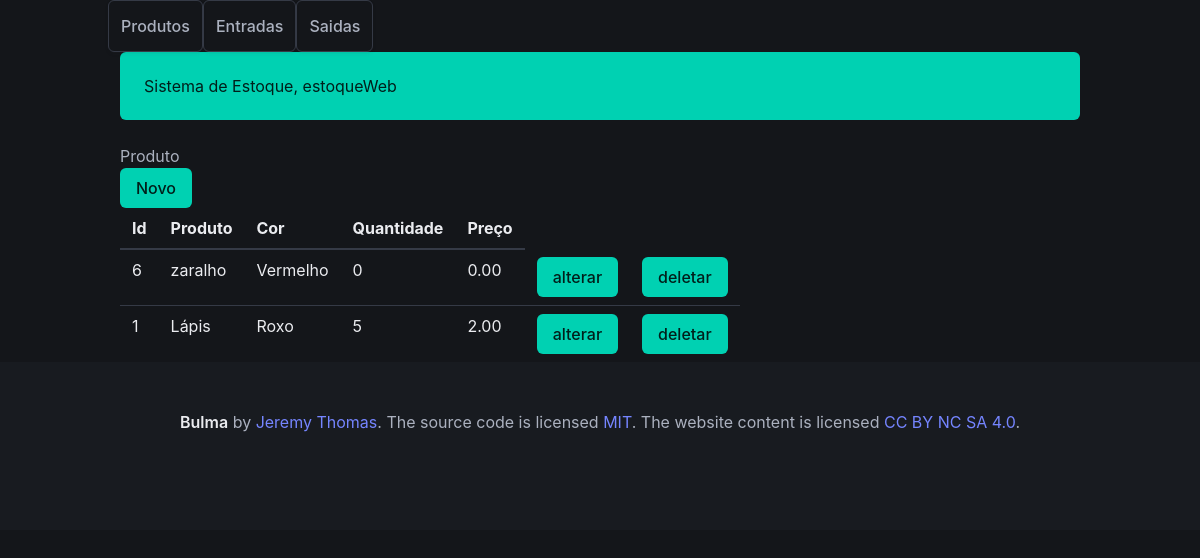
The page /produto/list_produto/ on the database as committed earlier.
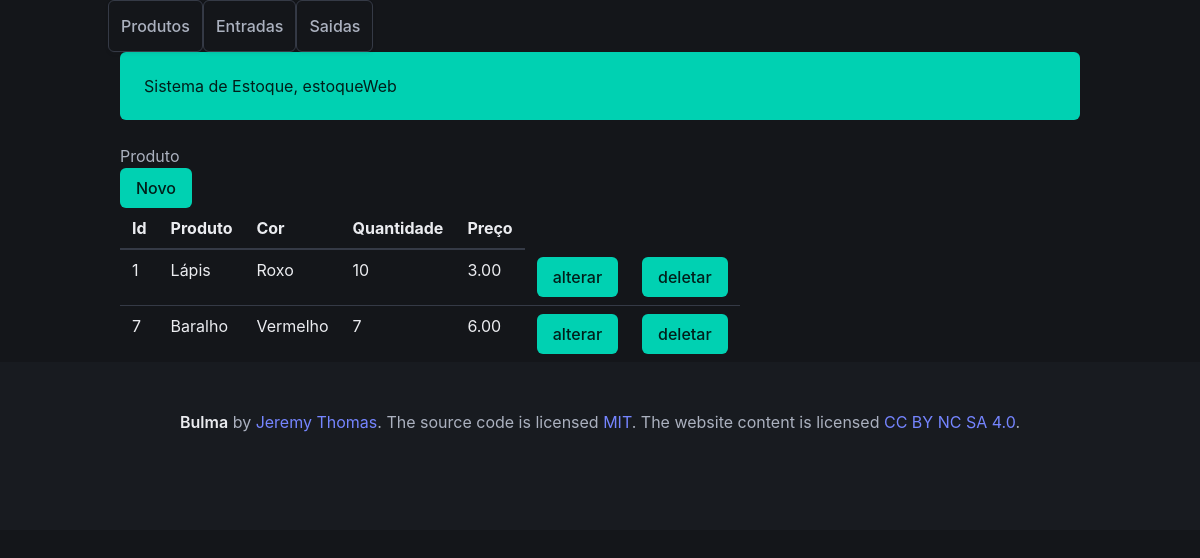
The same page on the database as committed later.
### produto/models.py (models this page shows, shortened)
class Produtos(models.Model):
    produto = models.CharField('Produto', max_length=200)
    cor = models.ForeignKey(Cores, on_delete=models.PROTECT, verbose_name='Cor')
    descricao = models.TextField('Descrição', blank=True)
    preco = models.DecimalField('Preço', decimal_places=2, max_digits=8, default=0)
    quantidade = models.IntegerField('Quantidade', default=0)
    criado = models.DateTimeField('Criado em', auto_now_add=True)
    modificado = models.DateTimeField('Modificado em', auto_now=True)
    class Meta:
        verbose_name = 'Produto'
        verbose_name_plural = 'Produtos'
        ordering = ['-produto']

class Cores(models.Model):
    cor = models.CharField('Cor', max_length=200)
    def __str__(self):
        return self.cor
    class Meta:
        verbose_name = 'Cor'
        verbose_name_plural = 'Cores'

### produto/views.py (the view)
# urls.py: path('list_produto/', list_produto, name='list_produto'),
def list_produto(request):
    produtos = Produtos.objects.all()
    template_name = 'list_produto.html'
    context = {
        'produtos': produtos,
    }
    return render(request, template_name, context)

### produto/templates/list_produto.html
{% extends 'base.html' %}
{% block product %}
    <p>Produto</p>
    <a class="button is-primary" href="{% url 'produto:new_produto' %}">Novo</a>
        <table class="table">
            <thead>
                <tr>
                    <th>Id</th>
                    <th>Produto</th>
                    <th>Cor</th>
                    <th>Quantidade</th>
                    <th>Preço</th>
                </tr>
            </thead>
            <tbody>
                {% for produto in produtos %}
                <tr>
                    <td>{{ produto.id }}</td>
                    <td>{{ produto.produto }}</td>
                    <td>{{ produto.cor }}</td>
                    <td>{{ produto.quantidade }}</td>
                    <td>{{ produto.preco }}</td>
                    <td><a class="button is-primary" href="{% url 'produto:update_produto' produto.id %}">alterar</a></td>
                    <td><a class="button is-primary" href="{% url 'produto:delete_produto' produto.id %}">deletar</a></td>
                </tr>
                {% endfor %}
            </tbody>
        </table>
{% endblock %}

### core/templates/base.html (shortened to what this page needs)
<!DOCTYPE html>
{% load static %}
<html lang="pt-br" data-theme="dark">
<head>
    <link rel="stylesheet" href="{% static 'css/bulma.css' %}">
    </head>
    <body>
        <div class="container">
            <nav class="navbar" role="navigation" aria-label="main navigation">
                <div id="navbarBasicExample" class="navbar-menu">
                    <div class="navbar-start">
                    <a class="button navbar-item" href="{% url 'produto:list_produto' %}">
                        Produtos
                    </a>
                    <a class="button navbar-item" href="{% url 'entrada:list_entrada' %}">
                        Entradas
                    </a>
                    <a class="button navbar-item" href="{% url 'saida:list_saida' %}">
                        Saidas
                    </a>
            </nav>
            <div class="notification is-primary">
                Sistema de Estoque, estoqueWeb
            </div>
            {% block product %}{% endblock %}
        </div>
        <footer class="footer">
            <div class="content has-text-centered">
              <p>
                <strong>Bulma</strong> by <a href="https://jgthms.com">Jeremy Thomas</a>.
                The source code is licensed
                <a href="http://opensource.org/licenses/mit-license.php">MIT</a>. The
                website content is licensed
                <a href="http://creativecommons.org/licenses/by-nc-sa/4.0/"
                  >CC BY NC SA 4.0</a
                >.
              </p>
            </div>
          </footer>
    </body>
    </html>

Rows that differ between the two databases and show on the page:
removed Produtos: id "6", produto "zaralho", cor "Vermelho", quantidade "0", preco "0.00"
changed Produtos "Lápis": quantidade "5" → "10"; preco "2.00" → "3.00"
added Produtos: id "7", produto "Baralho", cor "Vermelho", quantidade "7", preco "6.00"
